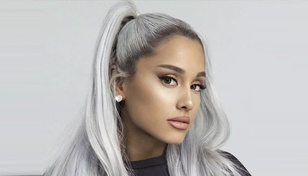
#> input picture Face_Recognition/Faces/Train/Ariana Grande/ariana1.jpg, 308 x 176 px, shrunk from 700 x 400 before the run, found by its file name; its folder holds only this picture in this run
$ python faces_train.py
#> lines starting #> are read from the running program, lines starting #| are printed output that depends on the picture
import os
import cv2 as cv
import numpy as np

people=[]
DIR = r'C:\Users\LENOVO\Desktop\my python\OpenCV\Face_Recognition\Faces\Train'
for i in os.listdir(DIR):
    people.append(i)
#> pass 2 of the loop `for i in os.listdir(DIR):`:
haar_cascade = cv.CascadeClassifier('C:/Users/LENOVO/Desktop/my python/OpenCV/Face_Detection/haar_face.xml') # read data and store it

features = []
labels =[]

def create_train():
    for person in people:
        path = os.path.join(DIR,person)
        label = people.index(person)

        for img in os.listdir(path):
            img_path = os.path.join(path,img)
            img_array = cv.imread(img_path)
#> img_array is the input picture: shape (176, 308, 3); mean B, G, R 183.5, 185.8, 189.5
            gray = cv.cvtColor(img_array,cv.COLOR_BGR2GRAY)
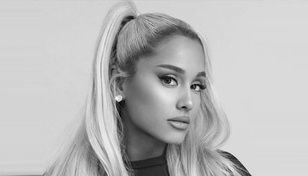
#> gray: shape (176, 308); min 2, max 253, mean 186.6

            faces_rect = haar_cascade.detectMultiScale(gray,scaleFactor=1.1,minNeighbors=9)
#> faces_rect = [[132, 42, 103, 103]]
            for (x,y,w,h) in faces_rect:
                faces_roi= gray[y:y+h,x:x+w]
                # mapping by index in the list
                features.append(faces_roi)
                labels.append(label)
#> this loop made 1 pass
#> pass 1, in create_train, `faces_roi= gray[y:y+h,x:x+w]`:
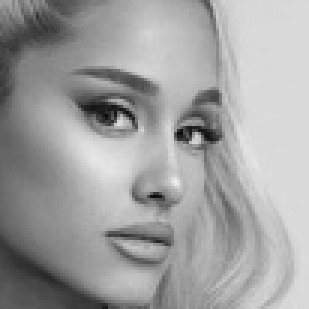
#> faces_roi: shape (103, 103) (shown 3 times larger); min 10, max 238, mean 160.6
#> after the loop, features = 1 item; labels = [0]
#> pass 2 of the loop in create_train, `for person in people:`:
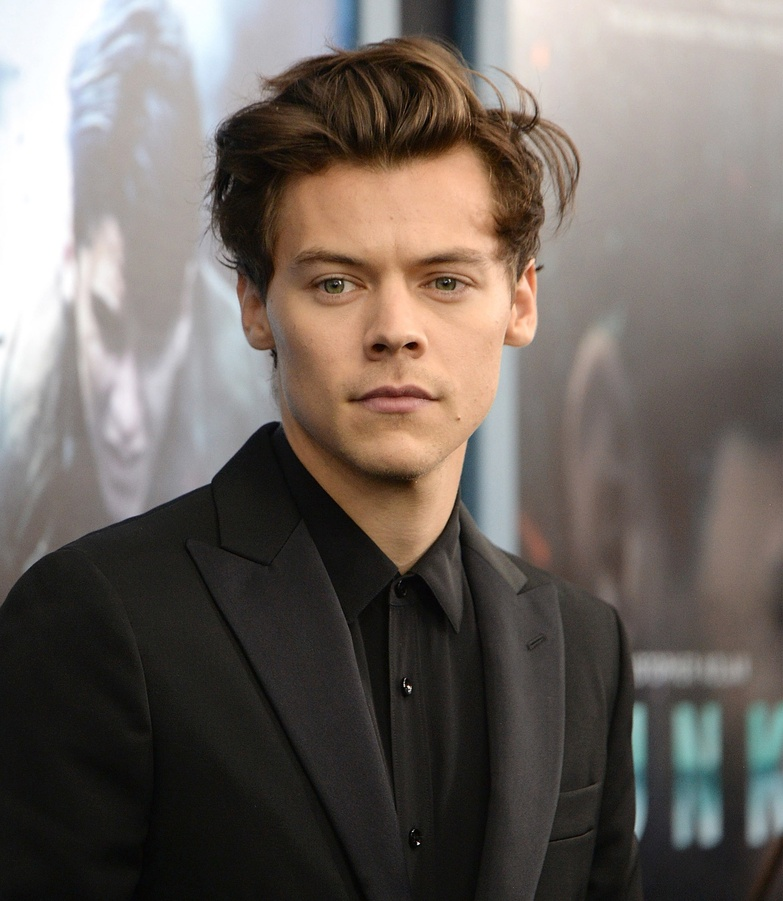
#> input picture Face_Recognition/Faces/Train/Harry Styles/harry1.jpg, 783 x 901 px, shrunk from 1779 x 2048 before the run, found by its file name
#> in create_train, img_array is the input picture: shape (901, 783, 3); mean B, G, R 96.2, 102, 110.1
#> in create_train, `gray = cv.cvtColor(img_array,cv.COLOR_BGR2GRAY)`:
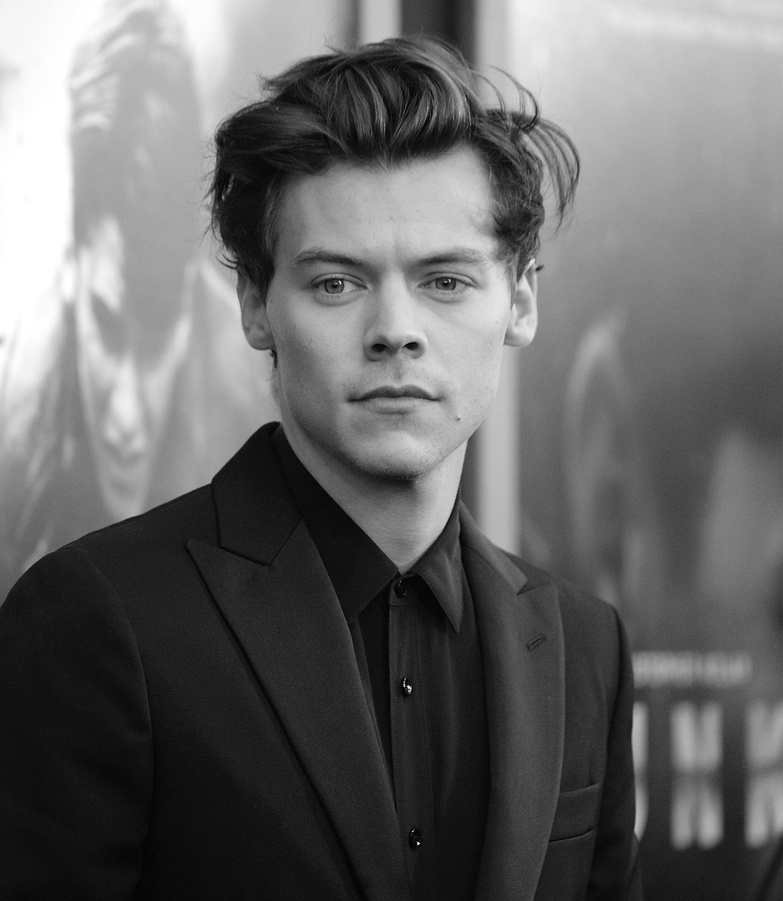
#> gray: shape (901, 783); min 0, max 255, mean 103.8
#> faces_rect = [[242, 164, 299, 299]]
#> the loop in create_train, `for (x,y,w,h) in faces_rect:` made 1 pass
#> pass 1, in create_train, `faces_roi= gray[y:y+h,x:x+w]`:
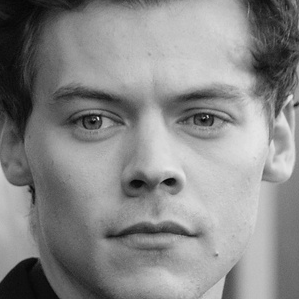
#> faces_roi: shape (299, 299); min 2, max 229, mean 135.7
#> after the loop in create_train, `for (x,y,w,h) in faces_rect:`: features = 2 items; labels = [0, 1]

create_train()
print("Training Done")
features = np.array(features,dtype='object')
labels=np.array(labels)

face_recognizer = cv.face.LBPHFaceRecognizer_create()
#Train the recognizer on the features list and the labels list
face_recognizer.train(features,labels)
face_recognizer.save('Face_Recognition/face_trained.yml')

np.save("Face_Recognition/features.npy",features)
np.save("Face_Recognition/labels.npy",labels)
